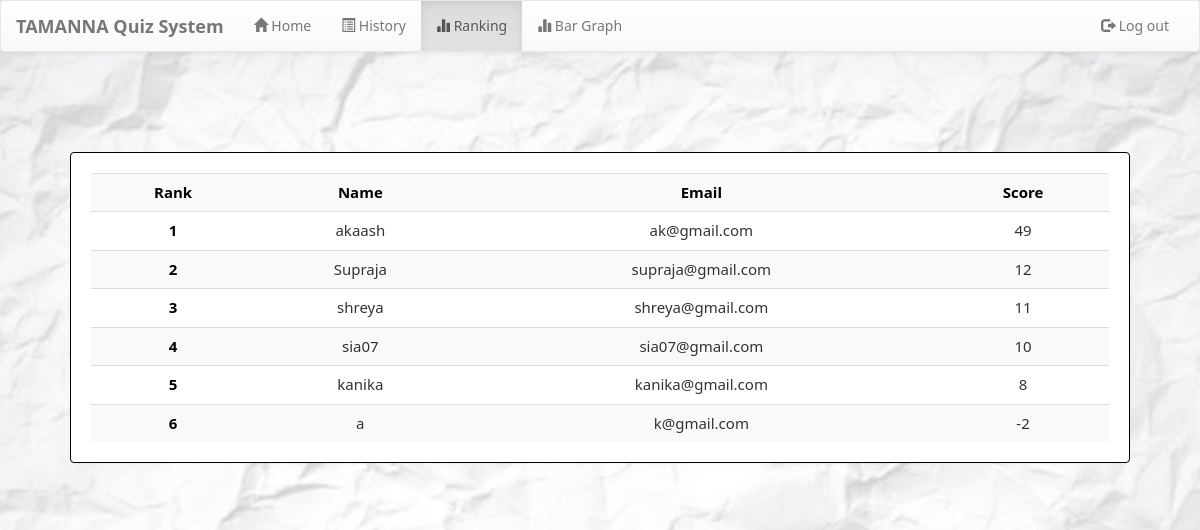
Screenshot of /welcome.php?q=3 (signed in) with the database file from the repository.
### tables this page shows
CREATE TABLE `rank` (
  `email` varchar(50) NOT NULL,
  `score` int(11) NOT NULL,
  `time` timestamp NOT NULL DEFAULT current_timestamp() ON UPDATE current_timestamp()
);

CREATE TABLE `user` (
  `name` varchar(50) NOT NULL,
  `school_name` varchar(100) NOT NULL,
  `email` varchar(50) NOT NULL,
  `password` varchar(50) NOT NULL
);

### welcome.php (the view, shortened to what this page needs)
<?php
    include_once 'database.php';
    if(!(isset($_SESSION['email'])))
    {
        header("location:login.php");
    }
    else
    {
        $name = $_SESSION['name'];
    }
?>
<!DOCTYPE html>
<html lang="en">
<head>
    <link  rel="stylesheet" href="css/bootstrap.min.css"/>
    <link  rel="stylesheet" href="css/bootstrap-theme.min.css"/>
    <link rel="stylesheet" href="css/welcome.css">
    <link  rel="stylesheet" href="css/font.css">
</head>
<body>
    <nav class="navbar navbar-default title1">
        <div class="container-fluid">
            <div class="navbar-header">
        <a class="navbar-brand" href="#"><b>TAMANNA Quiz System</b></a>
        </div>
        <div class="collapse navbar-collapse" id="bs-example-navbar-collapse-1">
        <ul class="nav navbar-nav navbar-left">
            <li <?php if(@$_GET['q']==1) echo'class="active"'; ?> ><a href="welcome.php?q=1"><span class="glyphicon glyphicon-home" aria-hidden="true"></span>&nbsp;Home<span class="sr-only">(current)</span></a></li>
            <li <?php if(@$_GET['q']==2) echo'class="active"'; ?>> <a href="welcome.php?q=2"><span class="glyphicon glyphicon-list-alt" aria-hidden="true"></span>&nbsp;History</a></li>
            <li <?php if(@$_GET['q']==3) echo'class="active"'; ?>> <a href="welcome.php?q=3"><span class="glyphicon glyphicon-stats" aria-hidden="true"></span>&nbsp;Ranking</a></li>
            <li <?php if(@$_GET['q']==4) echo'class="active"'; ?>> <a href="welcome.php?q=4"><span class="glyphicon glyphicon-stats" aria-hidden="true"></span>&nbsp;Bar Graph</a></li>
        </ul>
        <ul class="nav navbar-nav navbar-right">
        <li <?php echo''; ?> > <a href="logout.php?q=welcome.php"><span class="glyphicon glyphicon-log-out" aria-hidden="true"></span>&nbsp;Log out</a></li>
        </ul>
        </div>
    </div>
    </nav>
    <br><br>
    <div class="container">
        <div class="row">
            <div class="col-md-12">
                <?php
                    if(@$_GET['q']== 3)
                    {
                        $q=mysqli_query($con,"SELECT * FROM rank ORDER BY score DESC " )or die('Error223');
                        echo  '<div class="panel title"><div class="table-responsive">
                        <table class="table table-striped title1" >
                        <tr style="color:black"><td><center><b>Rank</b></center></td><td><center><b>Name</b></center></td><td><center><b>Email</b></center></td><td><center><b>Score</b></center></td></tr>';
                        $c=0;
                        while($row=mysqli_fetch_array($q) )
                        {
                            $e=$row['email'];
                            $s=$row['score'];
                            $q12=mysqli_query($con,"SELECT * FROM user WHERE email='$e' " )or die('Error231');
                            while($row=mysqli_fetch_array($q12) )
                            {
                                $name=$row['name'];
                            }
                            $c++;
                            echo '<tr><td style="color:black"><center><b>'.$c.'</b></center></td><td><center>'.$name.'</center></td><td><center>'.$e.'</center></td><td><center>'.$s.'</center></td></tr>';
                        }
                        echo '</table></div></div>';
                    }
                ?>
</body>
</html>

### welcome.css (style rules this page uses)
* { box-sizing: border-box; }
body { background-color: #0b9164; margin: 0; font-family: Noto Sans; }
.panel { border-color:rgb(0, 0, 0); margin:40px; padding:20px; font: 15px "Noto Sans"; }

### welcome.php (style rules this page uses)
body { width: 100%; background: url(image/bg.png) ; background-position: center center; background-repeat: no-repeat; background-attachment: fixed; background-size: cover; }

### rows the page displays
rank: email.name "akaash", email "ak@gmail.com", score "49"
rank: email.name "Supraja", email "supraja@gmail.com", score "12"
rank: email.name "shreya", email "shreya@gmail.com", score "11"
rank: email.name "sia07", email "sia07@gmail.com", score "10"
rank: email.name "kanika", email "kanika@gmail.com", score "8"
rank: email.name "a", email "k@gmail.com", score "-2"
